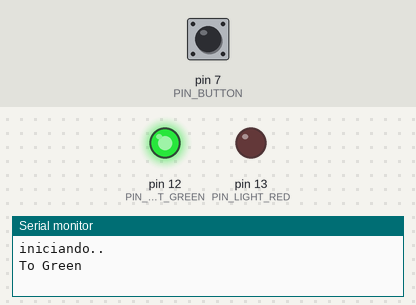
A sketch run on a simulated Arduino Uno, built with avr-gcc and run on an emulated ATmega328P. Parts: output pins drawn as LEDs (lit = HIGH), the last lines printed to the serial monitor. The test bench sets the inputs (shaded band); at power-on: pin 7 (PIN_BUTTON) LOW.

Above: at 1.2 s.
1.3 s: pin 7 (PIN_BUTTON) pulled HIGH for 0.15 s
At 3.78 s:
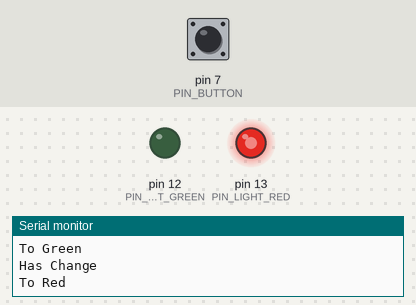
4.3 s: pin 7 (PIN_BUTTON) pulled HIGH for 1 s
At 5.0 s:
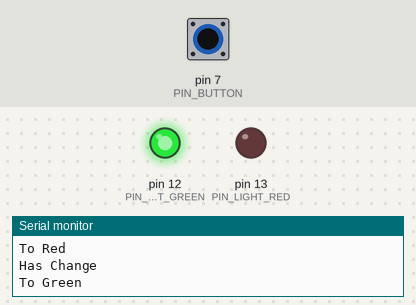
Timing chart, 0 to 7.3 s (numbered marks = the images above; inputs shaded):
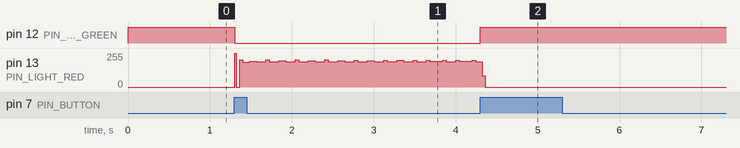

Measured:
- after the input at 1.3 s, pin 12 (PIN_LIGHT_GREEN): HIGH → LOW at once
- after the input at 4.3 s, pin 12 (PIN_LIGHT_GREEN): LOW → HIGH at once

The sketch:

luces.ino
```cpp
#define PIN_LIGHT_RED 13
#define PIN_LIGHT_GREEN 12
#define PIN_BUTTON  7
#define STATE_GREEN 1
#define STATE_RED 2
#define ANALOG_HIGH 255
#define ANALOG_INTERVAL 64
#define ANALOG_LOW 0
#define ANALOG_
#define RED_LIGHT_UPPER 1
#define RED_LIGHT_LOWER 2


int button_val=0;
int button_old_val=0;
int state =0;
int red_state=0;
int red_cont=0;

void swithligth()
{
  switch(state)
  {
    case STATE_RED:
      Serial.println("To Green");
      state = STATE_GREEN;
      digitalWrite(PIN_LIGHT_RED, LOW);
      digitalWrite(PIN_LIGHT_GREEN, HIGH);
      red_cont=0;
    break;
    case STATE_GREEN:
      Serial.println("To Red");
      state = STATE_RED;
      digitalWrite(PIN_LIGHT_GREEN, LOW);
    break;
    default:
      Serial.println("Invalid State");
    break;
  }

}

void pwm_red()
{
  if(red_cont >= ANALOG_HIGH)
  {
    red_cont = ANALOG_HIGH;
    red_state = RED_LIGHT_LOWER;
  }

  if(red_cont <= ANALOG_LOW)
  {
    red_cont = ANALOG_LOW;
    red_state = RED_LIGHT_UPPER;
  }
  int int_part = red_cont / ANALOG_INTERVAL;
  int brigth = ANALOG_INTERVAL +(int_part * ANALOG_INTERVAL);
  analogWrite(PIN_LIGHT_RED,brigth);
  switch(red_state)
  {
    case RED_LIGHT_UPPER:
      red_cont++;
      break;
    case RED_LIGHT_LOWER:
      red_cont-- ;
      break;
    default:
      Serial.println("INVALID RED STATE");
  }
}

void setup()
{
  Serial.begin(9600);
  Serial.println("iniciando..");
  pinMode(PIN_LIGHT_RED, OUTPUT);
  pinMode(PIN_LIGHT_GREEN, OUTPUT);
  pinMode(PIN_BUTTON, INPUT);
  state =STATE_RED;
  swithligth();
}

void loop()
{

  button_val = digitalRead(PIN_BUTTON);
  if ((button_val == HIGH) && (button_old_val == LOW))
  {
    Serial.println("Has Change");
    swithligth();

  }
  if(state==STATE_RED)
  {
    pwm_red();
  }
  button_old_val = button_val;
}
```
